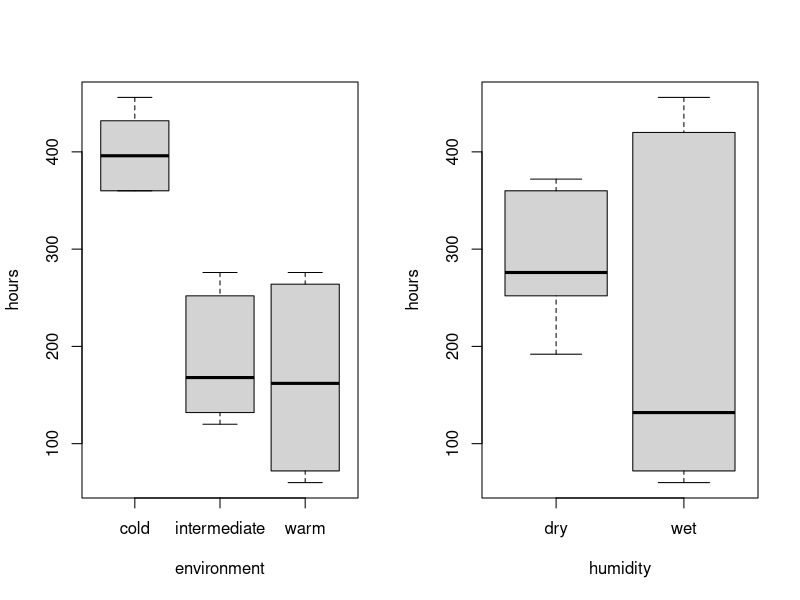
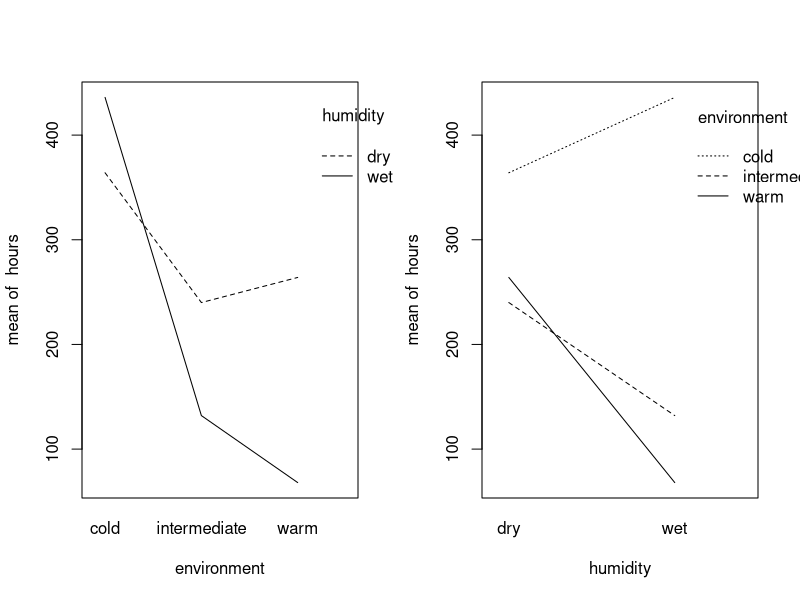
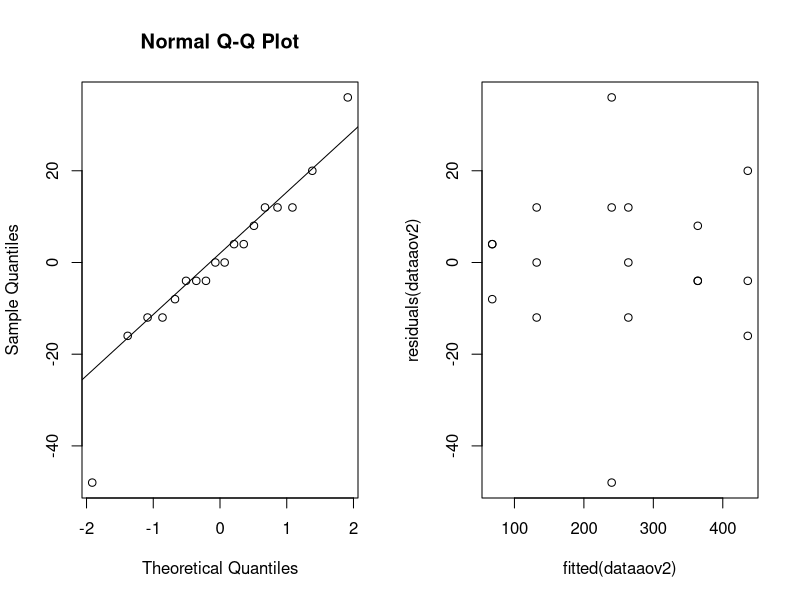
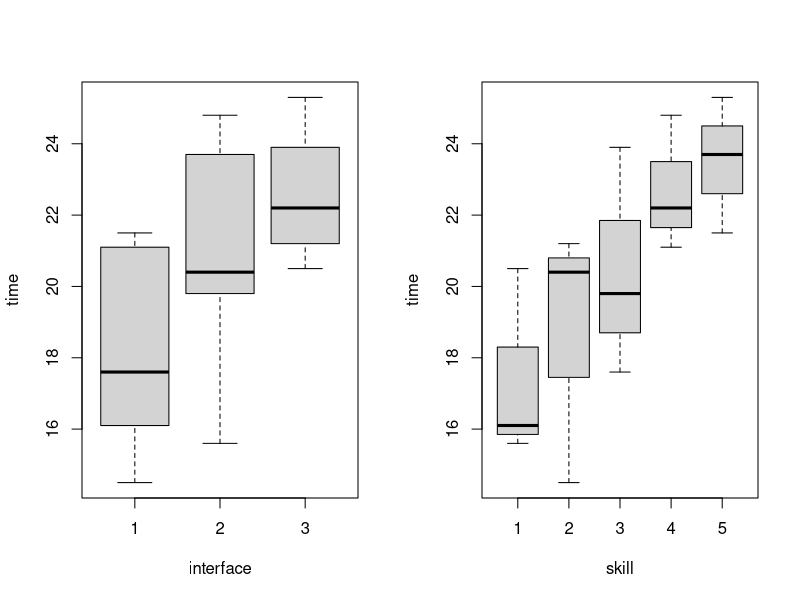
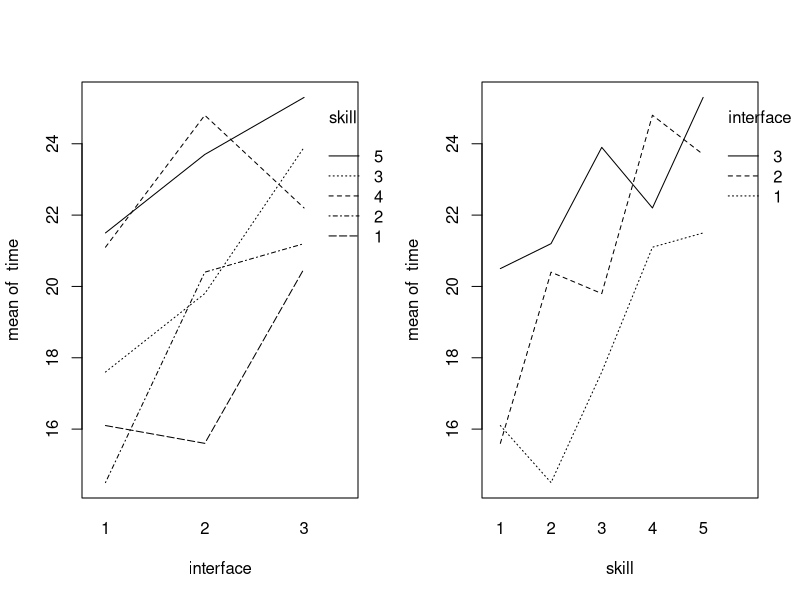
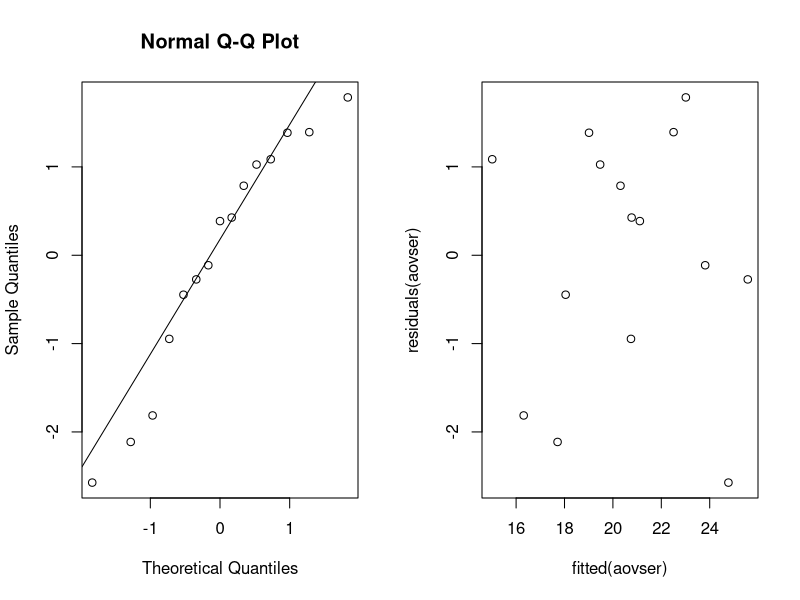
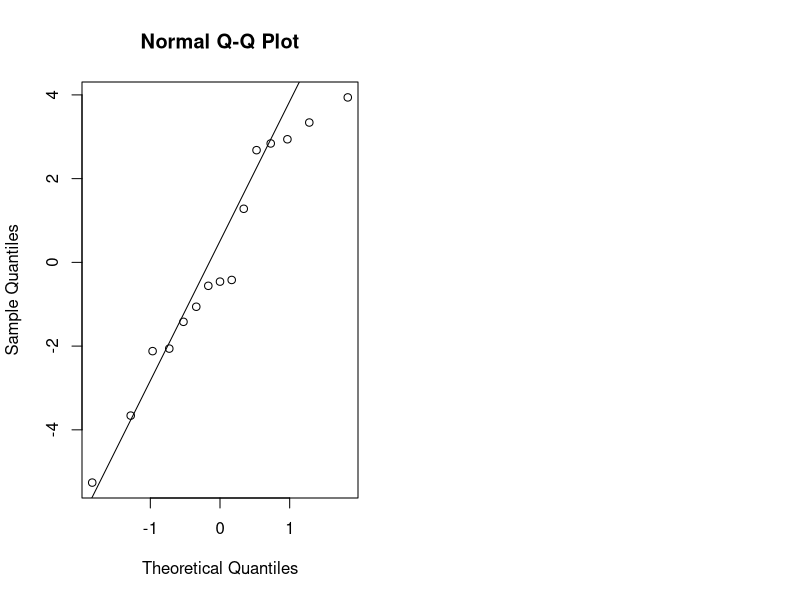
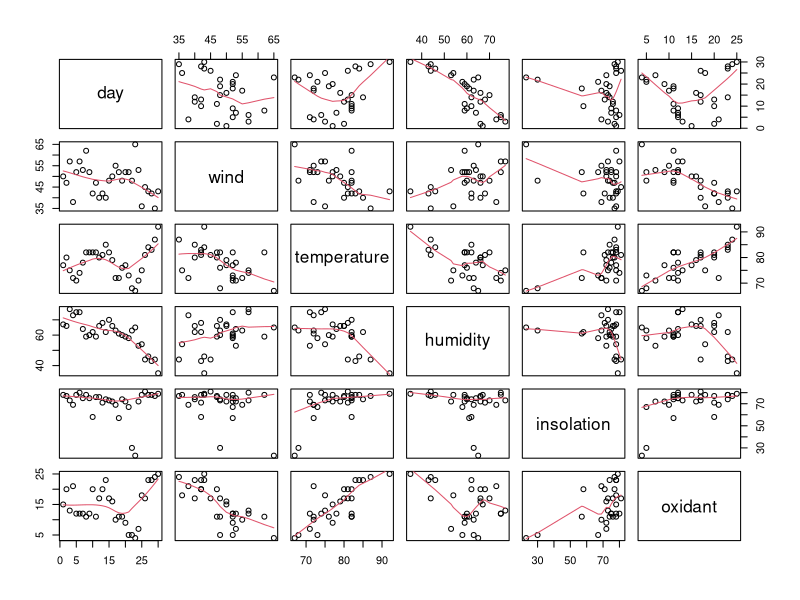

Generate these figures, in order, with R:
## ---- chunk 1
library(knitr)
library(multcomp)
library(lme4)
## ---- chunk 2
data = read.table("bread.txt", header=TRUE)
data
## ---- chunk 3
N = 3; I = 3; J = 2
rbind(rep(1:I,each=N*J),rep(1:J,N*I),sample(1:(N*I*J)))
## ---- chunk 4
par(mfrow=c(1,2))
boxplot(hours~environment,data=data)
boxplot(hours~humidity,data=data)
## ---- chunk 5
attach(data)
interaction.plot(environment,humidity,hours)
interaction.plot(humidity,environment,hours)
## ---- chunk 6
data$environment = as.factor(data$environment)
data$humidity = as.factor(data$humidity)
dataaov = lm(hours~environment*humidity, data=data)
anova(dataaov)
## ---- chunk 7
contrasts(data$environment)=contr.sum
contrasts(data$humidity)=contr.sum
dataaov2=lm(hours~environment*humidity,data=data)
summary(dataaov2)
## ---- chunk 8
confint(dataaov2)
## ---- chunk 9
qqnorm(residuals(dataaov2))
qqline(residuals(dataaov2))
## ---- chunk 10
plot(fitted(dataaov2),residuals(dataaov2))
## ---- chunk 11
search = read.table("search.txt", header = TRUE)
attach(search)
## ---- chunk 12
B = 5 # 5 user skill levels
I = 3 # 3 interface types

blocks = matrix(0, B, I)

for (i in 1:B) {
  blocks[i, ] = sample(((i - 1) * I + 1):(i * I))
}

kable(x = blocks, caption = "Randomization of students to interfaces")
## ---- chunk 13
par(mfrow = c(1, 2))

boxplot(time ~ interface)
boxplot(time ~ skill)

interaction.plot(interface, skill, time)
interaction.plot(skill, interface, time)
## ---- chunk 14
search$interface = as.factor(interface)
search$skill = as.factor(skill)
## ---- chunk 15
aovser = lm(time ~ interface + skill, data = search)
anova(aovser)
## ---- chunk 16
contrasts(search$interface) = contr.sum
contrasts(search$skill) = contr.sum
aovser2 = lm(time ~ interface + skill, data = search)
summary(aovser2)
estimate = 20.5467 + 2.1533 - (0.3133 - 2.3867)
estimate
## ---- chunk 17
par(mfrow = c(1, 2))
qqnorm(residuals(aovser))
qqline(residuals(aovser))
plot(fitted(aovser), residuals(aovser))
## ---- chunk 18
friedman.test(time, interface, skill)
## ---- chunk 19
aovinter = lm(time ~ interface, data = search)
anova(aovinter)
## ---- chunk 20
qqnorm(residuals(aovinter))
qqline(residuals(aovinter))
## ---- chunk 21
data = read.table("cream.txt", header=TRUE)
data$starter = factor(data$starter)
data$batch = factor(data$batch)
data$position = factor(data$position)
attach(data)
## ---- chunk 22
model1 = lm(acidity~starter+batch+position,data)
model2 = update(model1, . ~ . - starter:batch:position) #remove interactions
data.aov = aov(model2,data)
summary(data.aov)
## ---- chunk 23
model = lm(acidity~starter+batch+position, data=data)
startermult = glht(model,linfct=mcp(starter="Tukey"))
summary(startermult)
## ---- chunk 24
confint(startermult, level=0.95)
## ---- chunk 25
cows = read.table("cow.txt", header = TRUE)
attach(cows)
## ---- chunk 26
cows$id = factor(cows$id)
cows$per = factor(cows$per)
cowaov = lm(milk ~ treatment + id + per, data = cows)
summary(cowaov)
## ---- chunk 27
cows$id = factor(id)
cows$per = factor(per)
cowslmer = lmer(milk ~ treatment + order + per + (1 | id),
                data = cows, REML = FALSE)
cowslmer1 = lmer(milk ~ order + per + (1 | id), data = cows, REML = FALSE)
anova(cowslmer1, cowslmer)
## ---- chunk 28
data = read.table("nauseatable.txt", header=TRUE)
attach(data)

chlorpromazine_no_nausea = data[1,1]
chlorpromazine_nausea = data[1,2]
pentobarbital_100mg_no_nausea = data[2,1]
pentobarbital_100mg_nausea = data[2,2]
pentobarbital_150mg_no_nausea = data[3,1]
pentobarbital_150mg_nausea = data[3,2]
## ---- chunk 29
nausea = c()
medicine = c()

for(i in 1:304){
  if(i <= 100){
    nausea[i] = 0
    medicine[i] = "chlorpromazine"
  }else if(i > 100 && i <= 152){
    nausea[i] = 1
    medicine[i] = "chlorpromazine"
  }else if(i > 152 && i <= 184){
    nausea[i] = 0
    medicine[i] = "pentobarbital 100mg"
  }else if(i > 184 && i <= 219){
    nausea[i] = 1
    medicine[i] = "pentobarbital 100mg"
  }else if(i > 219 && i <= 267){
    nausea[i]=0
    medicine[i] = "pentobarbital 150mg"
  }else if(i > 267 && i <= 304){
    nausea[i] = 1
    medicine[i] = "pentobarbital 150mg"
  }
}

nausea.frame = data.frame(nausea,medicine)
## ---- chunk 30
xtabs(~medicine+nausea)
## ---- chunk 31
attach(nausea.frame)

B=1000
tstar=numeric(B)
for(i in 1:B){
  treatstar=sample(medicine)
  tstar[i] = chisq.test(xtabs(~treatstar+nausea))[[1]]
}

myt=chisq.test(xtabs(~medicine+nausea))[[1]]

pl=sum(tstar<myt)/B
pr=sum(tstar>myt)/B
pl
## ---- chunk 32
pl;chisq.test(xtabs(~nausea+medicine))[[3]]
## ---- chunk 33
data = read.table("airpollution.txt", header=TRUE)
## ---- chunk 34
pairs(data, panel=panel.smooth)
## ---- chunk 35
windlm=lm(oxidant~wind,data=data)
summary(windlm)
plot(oxidant~wind, data=data)
abline(windlm)
## ---- chunk 36
templm=lm(oxidant~temperature,data=data)
summary(templm)
plot(oxidant~temperature, data=data)
abline(templm)
## ---- chunk 37
humilm=lm(oxidant~humidity,data=data)
summary(humilm)
plot(oxidant~humidity, data=data)
abline(humilm)
## ---- chunk 38
insolm=lm(oxidant~insolation,data=data)
summary(insolm)
plot(oxidant~insolation, data=data)
abline(insolm)
## ---- chunk 39
windTemplm=lm(oxidant~wind+temperature,data=data)
summary(windTemplm)
## ---- chunk 40
windHumilm=lm(oxidant~wind+humidity,data=data)
summary(windHumilm)
## ---- chunk 41
windInsolm=lm(oxidant~wind+insolation,data=data)
summary(windInsolm)
## ---- chunk 42
windTempHumilm=lm(oxidant~wind+temperature+humidity,data=data)
summary(windTempHumilm)
## ---- chunk 43
windTempInslm=lm(oxidant~wind+temperature+insolation,data=data)
summary(windTempInslm)
## ---- chunk 44
allVarlm=lm(oxidant~wind+temperature+insolation+humidity,data=data)
summary(allVarlm)
## ---- chunk 45
windTempHumilm=lm(oxidant~wind+temperature+humidity,data=data)
summary(windTempHumilm)
## ---- chunk 46
windTemplm=lm(oxidant~wind+temperature,data=data)
summary(windTemplm)
## ---- chunk 47
qqnorm(residuals(windTemplm))
qqline(residuals(windTemplm))
## ---- chunk 48
expensescrime = read.csv(file = "expensescrime.txt", header = TRUE, sep = " ")
attach(expensescrime)
## ---- chunk 49
summary(lm(expend ~ bad, data = expensescrime))
summary(lm(expend ~ crime, data = expensescrime))
summary(lm(expend ~ lawyers, data = expensescrime))
summary(lm(expend ~ employ, data = expensescrime))
summary(lm(expend ~ pop, data = expensescrime))
## ---- chunk 50
summary(lm(expend ~ employ + bad, data = expensescrime))
summary(lm(expend ~ employ + crime, data = expensescrime))
summary(lm(expend ~ employ + lawyers, data = expensescrime))
summary(lm(expend ~ employ + pop, data = expensescrime))
## ---- chunk 51
summary(lm(expend ~ employ + lawyers + bad, data = expensescrime))
summary(lm(expend ~ employ + lawyers + crime, data = expensescrime))
summary(lm(expend ~ employ + lawyers + pop, data = expensescrime))
## ---- chunk 52
summary(lm(expend ~ employ + lawyers + bad + crime + pop, data = expensescrime))
## ---- chunk 53
summary(lm(expend ~ employ + lawyers + bad + pop, data = expensescrime))
## ---- chunk 54
summary(lm(expend ~ employ + lawyers + bad, data = expensescrime))
## ---- chunk 55
summary(lm(expend ~ employ + lawyers, data = expensescrime))
## ---- chunk 56
expendlm = lm(expend ~ employ + lawyers, data = expensescrime)
## ---- chunk 57
round(cooks.distance(expendlm), 2)
## ---- chunk 58
pairs(expensescrime[,c(2, 5, 6)], panel=panel.smooth)
## ---- chunk 59
round(cor(expensescrime[,2:7]), 2)
## ---- chunk 60
par(mfrow = c(1, 2))
qqnorm(residuals(expendlm))
qqline(residuals(expendlm))
plot(fitted(expendlm), residuals(expendlm))
